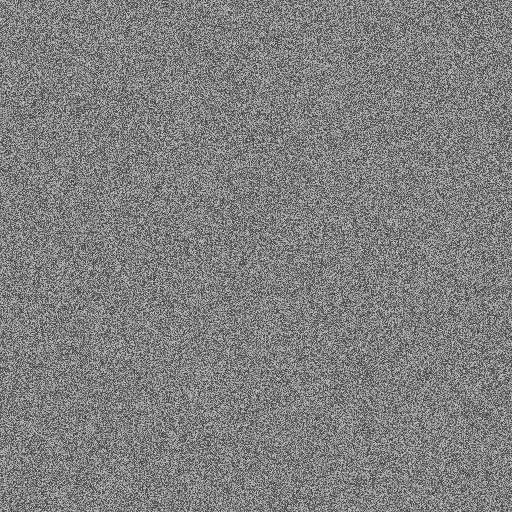
#> input picture test_lena.png, 512 x 512 px, found by its file name
$ python debug_dct_roundtrip.py
#> lines starting #> are read from the running program, lines starting #| are printed output that depends on the picture; after the words box and inside, x2 and y2 are one past the last pixel; in counts of white or black regions, pixels touching at a corner belong together; long printed decimals are rounded
### LayerX/a3_image_processing.py
"""
Module 3: Image Processing
Author: Member A
Description: DWT (2 levels) + DCT on LL band for frequency domain steganography
Dependencies: numpy, opencv-python, pywavelets, scikit-image

Functions:
- read_image(path: str) → numpy.ndarray (grayscale uint8)
- dwt_decompose(image: ndarray, levels: int) → dict (DWT coefficients)
- dct_on_ll(ll_band: ndarray) → ndarray (DCT of LL band)
- idct_on_ll(ll_dct: ndarray) → ndarray (Inverse DCT)
- dwt_reconstruct(bands: dict) → ndarray (Reconstructed image)
- psnr(original: ndarray, reconstructed: ndarray) → float (Peak SNR in dB)
"""

import numpy as np
import cv2
import pywt
from scipy.fft import dct, idct
from skimage.metrics import peak_signal_noise_ratio
import os
from typing import Dict, Tuple


def read_image(path: str) -> np.ndarray:
    """
    Read image and convert to grayscale.

    Args:
        path (str): Path to image file

    Returns:
        numpy.ndarray: Grayscale image as uint8 array
    """
#> called with path = 'test_lena.png'
    if not os.path.exists(path):
        raise FileNotFoundError(f"Image file not found: {path}")

    # Read image
    image = cv2.imread(path)
#> image is the input picture: shape (512, 512, 3); min 64, max 191, mean 127.5
    if image is None:
        raise ValueError(f"Could not read image: {path}")

    # Convert to grayscale if needed
    if len(image.shape) == 3:
        image = cv2.cvtColor(image, cv2.COLOR_BGR2GRAY)
#> image: shape (512, 512)

    return image.astype(np.uint8)


def dwt_decompose(image: np.ndarray, levels: int = 2) -> Dict[str, np.ndarray]:
    """
    Perform 2-level DWT decomposition using Daubechies wavelet.

    Args:
        image (numpy.ndarray): Input grayscale image
        levels (int): Number of decomposition levels (default: 2)

    Returns:
        dict: DWT coefficients and original structure for reconstruction
    """
#> called with levels = 2
    # Convert to float64 for processing
    img_float = image.astype(np.float64)

    # First level decomposition
    coeffs1 = pywt.dwt2(img_float, 'db4')
    LL1, (LH1, HL1, HH1) = coeffs1
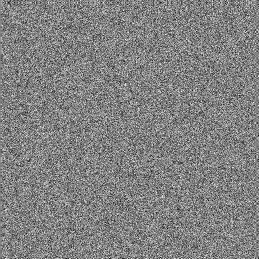
#> HL1: shape (259, 259) float64; min -141.2, max 135.7, mean 0.1; drawn with min black and max white
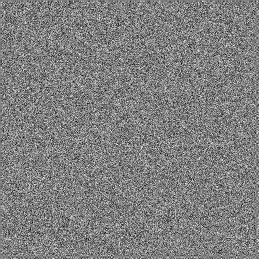
#> HH1: shape (259, 259) float64; min -134.3, max 133.3, mean -0.1; drawn with min black and max white

    # Second level decomposition on LL1
    coeffs2 = pywt.dwt2(LL1, 'db4')
    LL2, (LH2, HL2, HH2) = coeffs2
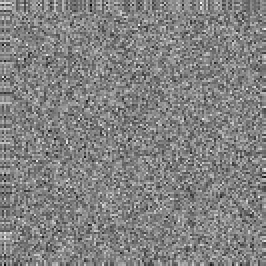
#> LL2: shape (133, 133) float64 (shown 2 times larger); min 345.8, max 667.4, mean 510.1; drawn with min black and max white
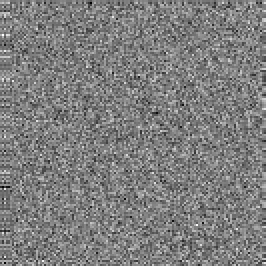
#> LH2: shape (133, 133) float64 (shown 2 times larger); min -157.4, max 158.6, mean -0.5; drawn with min black and max white
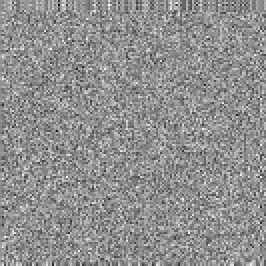
#> HL2: shape (133, 133) float64 (shown 2 times larger); min -181, max 139.1, mean -0.1; drawn with min black and max white
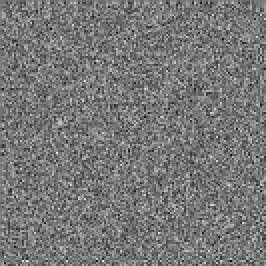
#> HH2: shape (133, 133) float64 (shown 2 times larger); min -149.3, max 169.5, mean 0.5; drawn with min black and max white

    # Return individual bands and structure for reconstruction
    return {
        'LL2': LL2,
        'LH2': LH2,
        'HL2': HL2,
        'HH2': HH2,
        'LH1': LH1,
        'HL1': HL1,
        'HH1': HH1,
        'original_shape': image.shape,
        'LL1_shape': LL1.shape
    }


# [234 lines left out: functions dct_on_ll, idct_on_ll, dwt_reconstruct, psnr, get_capacity, create_test_images and 1 more, not called in this run]


# [2 lines that do not run on import are left out]

### tests/debug_dct_roundtrip.py
"""
Test DCT round-trip with quantized coefficients
"""
import numpy as np
from a3_image_processing import read_image, dwt_decompose, dwt_reconstruct
import cv2
from scipy.fftpack import dct, idct

def apply_dct(band):
    """Apply 2D DCT"""
    return dct(dct(band.T, norm='ortho').T, norm='ortho')

def apply_idct(band):
    """Apply 2D inverse DCT"""
    return idct(idct(band.T, norm='ortho').T, norm='ortho')

# Load image
img = read_image("test_lena.png")
bands = dwt_decompose(img, levels=2)
#> bands = 9 items

# Take one band for testing
test_band_name = 'LH1'
original_band = bands[test_band_name].copy()

print(f"Testing DCT round-trip on {test_band_name}")
print(f"Band shape: {original_band.shape}")
#| Band shape: (259, 259)
print("="*70)

# Apply DCT
dct_band = apply_dct(original_band)
#> in apply_dct, `return dct(dct(band.T, norm='ortho').T, norm='ortho')`:
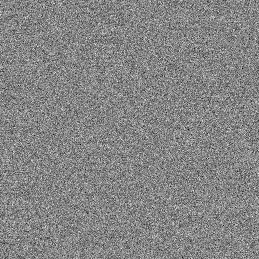
#> returned value: shape (259, 259) float64; min -172.9, max 157.6, mean 0; drawn with min black and max white

# Sample some coefficients
test_positions = [(10, 10), (10, 20), (20, 10), (20, 20), (30, 30)]

print("\nOriginal DCT coefficients (before quantization):")
for i, (row, col) in enumerate(test_positions):
    print(f"  Position ({row},{col}): {dct_band[row, col]:.6f}")
#> this loop made 5 passes
#|   Position (10,10): 7.394
#|   Position (10,20): 19.292
#|   Position (20,10): 62.980
#|   Position (20,20): -12.188
#|   Position (30,30): -8.922

# Simulate quantization with Q=5.0
Q = 5.0
quantized_band = dct_band.copy()

for row, col in test_positions:
    orig = dct_band[row, col]
    quantized = Q * round(orig / Q)
    quantized_band[row, col] = quantized
#> this loop made 5 passes
#> (orig, quantized) on passes 1 to 5: (7.39, 5), (19.29, 20), (62.98, 65), (-12.19, -10), (-8.92, -10)
#> quantized_band: shape (259, 259) float64; 0.01% of pixels changed, all inside (x1, y1, x2, y2) = (10, 10, 31, 31)

print(f"\nQuantized DCT coefficients (Q={Q}):")
for row, col in test_positions:
    print(f"  Position ({row},{col}): {quantized_band[row, col]:.6f}")

# Apply IDCT
idct_band = apply_idct(quantized_band)

# Apply DCT again (simulating extraction)
dct_band_recovered = apply_dct(idct_band)

print("\nRecovered DCT coefficients (after IDCT → DCT):")
for row, col in test_positions:
    print(f"  Position ({row},{col}): {dct_band_recovered[row, col]:.6f}")

print("\nDifferences:")
for row, col in test_positions:
    original = quantized_band[row, col]
    recovered = dct_band_recovered[row, col]
    diff = recovered - original
    print(f"  Position ({row},{col}): diff = {diff:.6f} ({diff/Q:.3f} × Q)")
#> this loop made 5 passes
#> (original, recovered, diff) on passes 1 to 5: (5, 5, -3.55e-15), (20, 20, 2.49e-14), (65, 65, 2.84e-14), (-10, -10, 2.31e-14), (-10, -10, -3.91e-14)
#|   Position (10,10): diff = -0 (-0.000 × Q)
#|   Position (10,20): diff = 0 (0.000 × Q)
#|   Position (20,10): diff = 0 (0.000 × Q)
#|   Position (20,20): diff = 0 (0.000 × Q)
#|   Position (30,30): diff = -0 (-0.000 × Q)

print("\n" + "="*70)
print("Testing embedded bit recovery")
print("="*70)

# Embed some bits
test_bits = '10101010'
positions = [(10+i, 10) for i in range(len(test_bits))]

print(f"\nEmbedding bits: {test_bits}")

# Embed in DCT domain
for i, bit in enumerate(test_bits):
    row, col = positions[i]
    coeff = dct_band[row, col]
    quantized = Q * round(coeff / Q)

    if bit == '1':
        q_level = round(quantized / Q)
        if q_level % 2 == 0:
            quantized = quantized + Q if quantized >= 0 else quantized - Q
    else:
        q_level = round(quantized / Q)
        if q_level % 2 == 1:
            quantized = quantized + Q if quantized >= 0 else quantized - Q

    quantized_band[row, col] = quantized
    print(f"  Bit '{bit}' at ({row},{col}): {coeff:.2f} → {quantized:.2f} (q_level={int(round(quantized/Q))})")
#> this loop made 8 passes
#> (coeff, quantized, q_level) on passes 1 to 8: (7.39, 5, 1), (60.77, 60, 12), (13.26, 15, 3), (-12.85, -20, -3), (8.24, 15, 2), (-22.14, -20, -4), (-35.18, -35, -7), (-20.33, -20, -4)
#|   Bit '1' at (10,10): 7.39 → 5.00 (q_level=1)
#|   Bit '0' at (11,10): 60.77 → 60.00 (q_level=12)
#|   Bit '1' at (12,10): 13.26 → 15.00 (q_level=3)
#|   Bit '0' at (13,10): -12.85 → -20.00 (q_level=-4)
#|   Bit '1' at (14,10): 8.24 → 15.00 (q_level=3)
#|   Bit '0' at (15,10): -22.14 → -20.00 (q_level=-4)
#|   Bit '1' at (16,10): -35.18 → -35.00 (q_level=-7)
#|   Bit '0' at (17,10): -20.33 → -20.00 (q_level=-4)
#> quantized_band: shape (259, 259) float64; min -172.9, max 157.6, mean 0

# Reconstruct through full pipeline
idct_result = apply_idct(quantized_band)
dct_result = apply_dct(idct_result)

# Extract bits
extracted_bits = []
for i, (row, col) in enumerate(positions):
    coeff = dct_result[row, col]
    q_level = round(coeff / Q)
    extracted_bit = '1' if q_level % 2 == 1 else '0'
    extracted_bits.append(extracted_bit)
    print(f"  Position ({row},{col}): {coeff:.2f} → q_level={int(q_level)} → bit '{extracted_bit}'")
#> this loop made 8 passes
#> (coeff, q_level, extracted_bit) on passes 1 to 8: (5, 1, '1'), (60, 12, '0'), (15, 3, '1'), (-20, -4, '0'), (15, 3, '1'), (-20, -4, '0'), (-35, -7, '1'), (-20, -4, '0')
#|   Position (10,10): 5.00 → q_level=1 → bit '1'
#|   Position (11,10): 60.00 → q_level=12 → bit '0'
#|   Position (12,10): 15.00 → q_level=3 → bit '1'
#|   Position (13,10): -20.00 → q_level=-4 → bit '0'
#|   Position (14,10): 15.00 → q_level=3 → bit '1'
#|   Position (15,10): -20.00 → q_level=-4 → bit '0'
#|   Position (16,10): -35.00 → q_level=-7 → bit '1'
#|   Position (17,10): -20.00 → q_level=-4 → bit '0'
#> after the loop, extracted_bits = ['1', '0', '1', '0', '1', '0', '1', '0']

extracted_str = ''.join(extracted_bits)
print(f"\nOriginal bits:  {test_bits}")
print(f"Extracted bits: {extracted_str}")
#| Extracted bits: 10101010
print(f"Match: {test_bits == extracted_str} {'✅' if test_bits == extracted_str else '❌'}")
#| Match: True ✅
